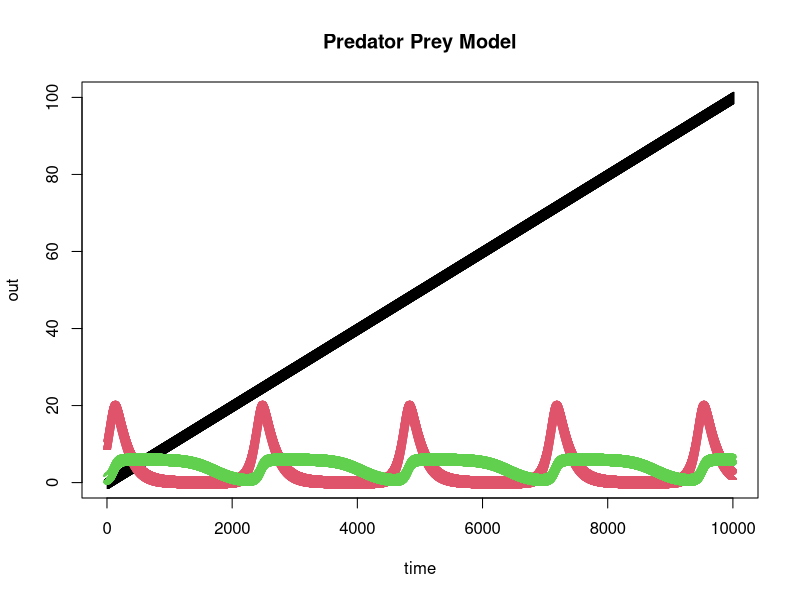

Reproduce this figure in R.
#lotka Volterra predator prey model

library(deSolve)

#parameters:
#r = growth rate of prey pop
#N = starting population of prey
#P = starting population of predator
#K = carrying capacity of prey
#alpha = attack rate of predator (or capture efficiency; the larger alpha is, the more the per
  #capita growth rate of the prey population is depressed by the addition of a single predator)
#beta= assimilation efficiency (efficiency of turning gophers into per capita growth)
#delta = death rate of predator

#vectors of parameters and state variables, this allows us to easily change either of them
parameters <- c(r = log(3.47), alpha = 0.3, beta = 0.5, delta = 0.5, K_prey = 175, K_pred = 6)
state<-c(N = 10, P = 1)
times<- seq(0, 100, by = 0.01)

pred_prey <- function(t, state, parameters){
  with(as.list(c(state, parameters)), {
    #rate of change
    #dprey=N*r - alpha * P * N #without density dependence, remember to remove K from vector of parameters
    dprey= N * (r-alpha*P)*(1-(N/K_prey)) #with density dependence in prey
    dpredator = P*(beta * N * alpha - delta)*(1-(P/K_pred))#with density dependence in predator
    
    #return rate of change
    list(c(dprey, dpredator))
  })
  
}


out<- ode(y=state, times = times, func = pred_prey, parms = parameters)

#plot(out, xlab = "time", ylab = "-") #plots on separate graphs
matplot(out, xlab="time", main = "Predator Prey Model")

#plotting barn gopher pops vs barn owl pops
#plot(out[,"N"], out[,"P"], pch = ".")
